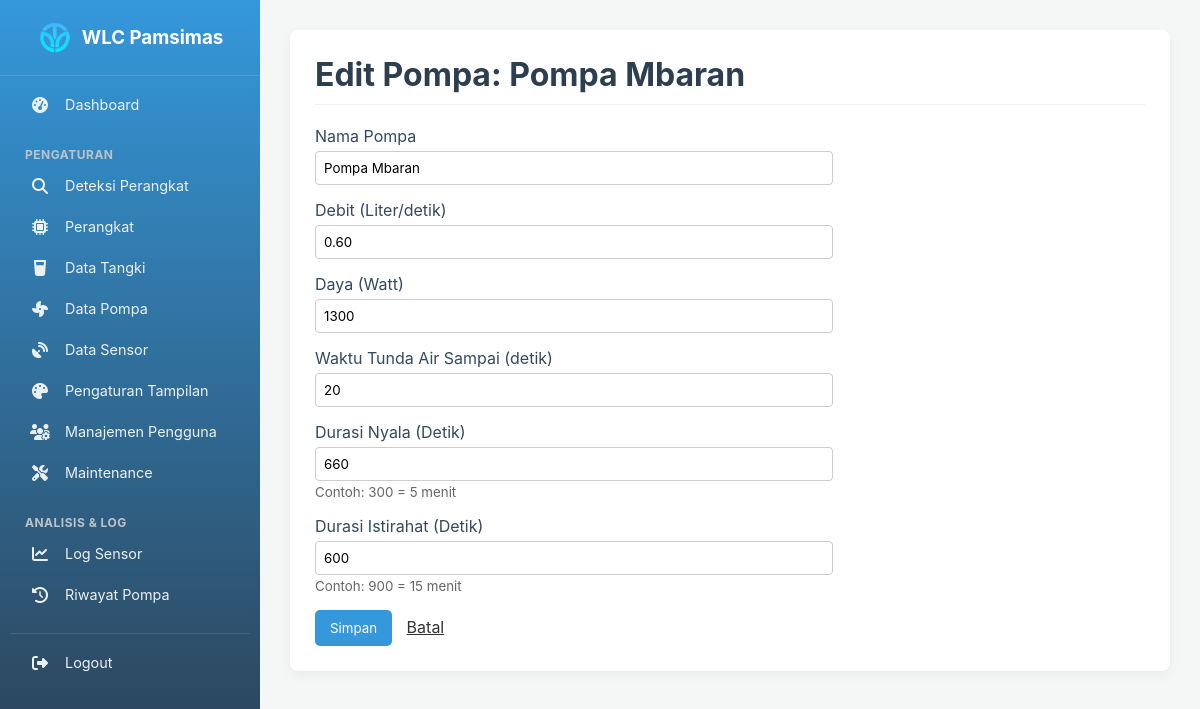
Screenshot of /public/settings/pumps/edit/2 (signed in) with the database file from the repository.
### tables this page shows
CREATE TABLE `pumps` (
  `id` int(11) NOT NULL,
  `pump_name` varchar(100) NOT NULL,
  `flow_rate_lps` decimal(10,2) DEFAULT NULL,
  `power_hp` decimal(10,2) DEFAULT NULL,
  `power_watt` int(11) DEFAULT NULL,
  `delay_seconds` int(11) DEFAULT NULL,
  `on_duration_seconds` int(11) DEFAULT 300,
  `off_duration_seconds` int(11) DEFAULT 600
);

### app/Controllers/SettingController.php (called while the page is built, shortened)
<?php
class SettingController {
    public function editPump($id) {
        $pump = Pump::findById($id);
        $data = [
            'title' => 'Edit Pompa: ' . htmlspecialchars($pump['pump_name']),
            'pump' => $pump,
            'form_action' => base_url('/settings/pumps/edit/' . $id)
        ];
        view('settings/pump_form', $data);
    }
}

### public/index.php (called while the page is built, shortened)
<?php
require_once ROOT_PATH . '/core/Router.php';
require_once ROOT_PATH . '/core/helpers.php';
$router = new Router();
$requestUri = parse_url($_SERVER['REQUEST_URI'], PHP_URL_PATH);
$method = $_SERVER['REQUEST_METHOD'];
$scriptName = dirname($_SERVER['SCRIPT_NAME']);
$scriptName = str_replace('\\', '/', $scriptName);
if (strpos($requestUri, $scriptName) === 0 && $scriptName !== '/') {
    $requestUri = substr($requestUri, strlen($scriptName));
}
$cleanUri = $requestUri ?: '/';
$router->dispatch($cleanUri, $method);

### app/Models/Pump.php (called while the page is built, shortened)
<?php
class Pump {
    public static function findById($id) {
        $pdo = \Database::getInstance()->getConnection();
        $stmt = $pdo->prepare("SELECT * FROM pumps WHERE id = :id");
        $stmt->execute([':id' => $id]);
        return $stmt->fetch(PDO::FETCH_ASSOC);
    }
}

### app/Views/settings/pump_form.php (the view)
<div class="card">
    <h1><?php echo $title ?? 'Form Pompa'; ?></h1>
    <form action="<?php echo $form_action; ?>" method="POST" style="max-width: 500px;">
        <div style="margin-bottom: 15px;">
            <label for="pump_name" style="display: block; margin-bottom: 5px;">Nama Pompa</label>
            <input type="text" id="pump_name" name="pump_name" value="<?php echo htmlspecialchars($pump['pump_name'] ?? ''); ?>" required style="width: 100%; padding: 8px; border: 1px solid #ccc; border-radius: 4px;">
        </div>
        <div style="margin-bottom: 15px;">
            <label for="flow_rate_lps" style="display: block; margin-bottom: 5px;">Debit (Liter/detik)</label>
            <input type="number" step="0.01" id="flow_rate_lps" name="flow_rate_lps" value="<?php echo htmlspecialchars($pump['flow_rate_lps'] ?? '0'); ?>" required style="width: 100%; padding: 8px; border: 1px solid #ccc; border-radius: 4px;">
        </div>
        <div style="margin-bottom: 15px;">
            <label for="power_watt" style="display: block; margin-bottom: 5px;">Daya (Watt)</label>
            <input type="number" id="power_watt" name="power_watt" value="<?php echo htmlspecialchars($pump['power_watt'] ?? '0'); ?>" required style="width: 100%; padding: 8px; border: 1px solid #ccc; border-radius: 4px;">
        </div>
        <div style="margin-bottom: 15px;">
            <label for="delay_seconds" style="display: block; margin-bottom: 5px;">Waktu Tunda Air Sampai (detik)</label>
            <input type="number" id="delay_seconds" name="delay_seconds" value="<?php echo htmlspecialchars($pump['delay_seconds'] ?? '0'); ?>" required style="width: 100%; padding: 8px; border: 1px solid #ccc; border-radius: 4px;">
        </div>
        <div style="margin-bottom: 15px;">
            <label for="on_duration_seconds" style="display: block; margin-bottom: 5px;">Durasi Nyala (Detik)</label>
            <input type="number" id="on_duration_seconds" name="on_duration_seconds" value="<?php echo htmlspecialchars($pump['on_duration_seconds'] ?? '300'); ?>" required style="width: 100%; padding: 8px; border: 1px solid #ccc; border-radius: 4px;">
            <small style="color: #666;">Contoh: 300 = 5 menit</small>
        </div>
        <div style="margin-bottom: 15px;">
            <label for="off_duration_seconds" style="display: block; margin-bottom: 5px;">Durasi Istirahat (Detik)</label>
            <input type="number" id="off_duration_seconds" name="off_duration_seconds" value="<?php echo htmlspecialchars($pump['off_duration_seconds'] ?? '900'); ?>" required style="width: 100%; padding: 8px; border: 1px solid #ccc; border-radius: 4px;">
            <small style="color: #666;">Contoh: 900 = 15 menit</small>
        </div>
        <div>
            <button type="submit" style="background-color: #3498db; color: white; padding: 10px 15px; border: none; border-radius: 5px; cursor: pointer;">Simpan</button>
            <a href="<?= base_url('/settings/pumps') ?>" style="display: inline-block; margin-left: 10px; color: #333;">Batal</a>
        </div>
    </form>
</div>

### core/Router.php (shortened to what this page needs)
<?php
class Router {
    protected $routes = [
        'GET' => [],
        'POST' => []
    ];
    public function get($uri, $controllerAction) {
        $this->routes['GET'][$uri] = $controllerAction;
    }
    public function post($uri, $controllerAction) {
        $this->routes['POST'][$uri] = $controllerAction;
    }
    public function dispatch($uri, $method) {
        foreach ($this->routes[$method] as $route => $controllerAction) {
            if (strpos($route, '{') === false) {
                continue;
            }
            $pattern = preg_replace('/\{([a-zA-Z0-9_]+)\}/', '([^\/]+)', $route);
            $pattern = '#^' . $pattern . '$#';
            if (preg_match($pattern, $uri, $matches)) {
                array_shift($matches);
                $this->callAction(
                    ...explode('@', $controllerAction),
                    ...$matches
                );
                return;
            }
        }
    }
    protected function callAction($controller, $action, ...$params) {
        $controllerInstance = new $controllerClass();
        $controllerInstance->$action(...$params);
    }
}

### public/css/style.css (style rules this page uses)
:root { --primary-color: #3498db; --secondary-color: #2c3e50; --success-color: #27ae60; --light-gray: #ecf0f1; --medium-gray: #bdc3c7; --dark-gray: #7f8c8d; --background-color: #f4f7f6; --card-background: #ffffff; --text-color: #34495e; }
body { font-family: -apple-system, BlinkMacSystemFont, "Segoe UI", Roboto, "Helvetica Neue", Arial, sans-serif; margin: 0; background-color: var(--background-color); color: var(--text-color); }
input, button, select, textarea { font-family: inherit; }
.card { background-color: var(--card-background); border-radius: 8px; padding: 25px; box-shadow: 0 4px 12px rgba(0,0,0,0.05); }
h1, h2 { color: var(--secondary-color); border-bottom: 1px solid var(--light-gray); padding-bottom: 10px; margin-top: 0; }

### rows the page displays
pumps: pump_name "Pompa Mbaran", flow_rate_lps "0.60", power_watt "1300", delay_seconds "20", on_duration_seconds "660", off_duration_seconds "600"
